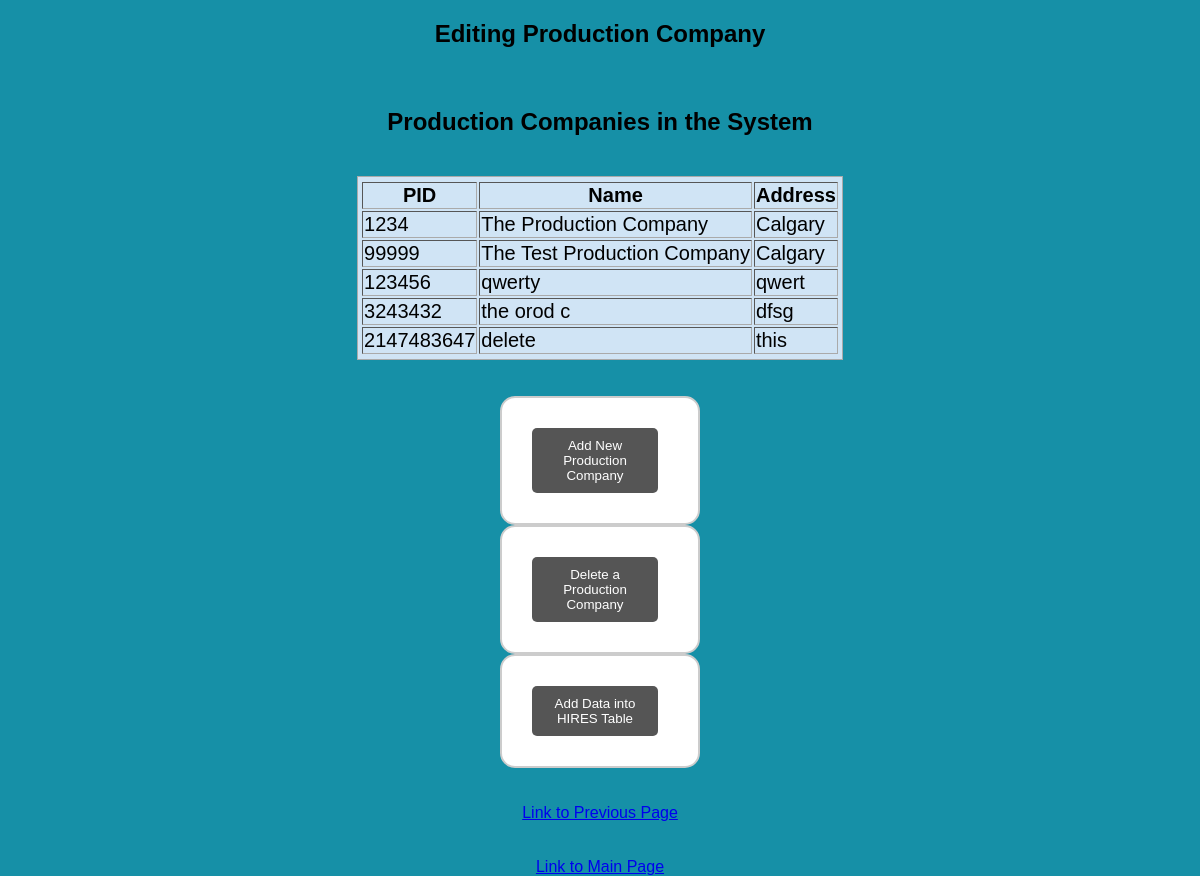
Page /DBMS_Project/admin_editEntertainment/admin_editProdCompany.php on the committed database.
### tables this page shows
CREATE TABLE `productioncompany` (
  `pid` int(5) NOT NULL,
  `name` varchar(30) NOT NULL,
  `address` varchar(20) NOT NULL
);

### DBMS_Project/admin_editEntertainment/admin_editProdCompany.php (the view, shortened to what this page needs)
<!DOCTYPE html>
<html>
<head>
	<link rel="stylesheet" type="text/css" href="./../style.css">
</head>
<body style = "flex-direction: column; justify-content:normal">
	<h2>Editing Production Company </h2>
	<h2>Production Companies in the System</h2>
	<?php
		$connection = mysqli_connect("localhost", "root", "","entertainment_db");
		$result = mysqli_query($connection, "SELECT * FROM productioncompany");
		echo "<table style = \"background: #D0E4F5;border: 1px solid #AAAAAA;
		padding: 3px 2px;font-size: 20px;\" border = '1'>
			<tr>
			<th>PID</th>
			<th>Name</th>
			<th>Address</th>
			</tr>";
		while($row = mysqli_fetch_array($result))
		{
			echo "<tr>";
			echo "<td>" . $row['pid'] . "</td>";
			echo "<td>" . $row['name'] . "</td>";
			echo "<td>" . $row['address'] . "</td>";
			echo "</tr>";
		}
		echo "</table>";
	?>
	<br><br>
	<form style = "width: 200px" action=""  method="post">
	<button name = "addNewProdCompany" style = "float:middle"  type="submit">Add New Production Company
	</button>
	</form>
	<form style = "width: 200px" action=""  method="post">
	<button name = "deleteProdCompany" type="submit">Delete a Production Company</button>
	</form>
	<form style = "width: 200px" action=""  method="post">
	<button name = "updateHires" type="submit">Add Data into HIRES Table</button>
	</form>
	<br><br>
	<a href="admin_editInfo.php">Link to Previous Page</a>	<br><br>
    <a href="./../index.php">Link to Main Page</a>
</body>
</html>

### DBMS_Project/style.css (style rules this page uses)
body { background: #1690A7; display: flex; justify-content: center; align-items: center; height: 100vh; margin: auto }
* { font-family: sans-serif; box-sizing: border-box; }
form { width: 500px; border: 2px solid #ccc; padding: 30px; background: #fff; border-radius: 15px; }
h2 { text-align: center; margin-bottom: 40px; }
button { float: right; background: #555; padding: 10px 15px; color: #fff; border-radius: 5px; margin-right: 10px; border: none; }
table { background: #D0E4F5; }

### rows in the picture
productioncompany: pid "1234", name "The Production Company", address "Calgary"
productioncompany: pid "99999", name "The Test Production Company", address "Calgary"
productioncompany: pid "123456", name "qwerty", address "qwert"
productioncompany: pid "3243432", name "the orod c", address "dfsg"
productioncompany: pid "2147483647", name "delete", address "this"
